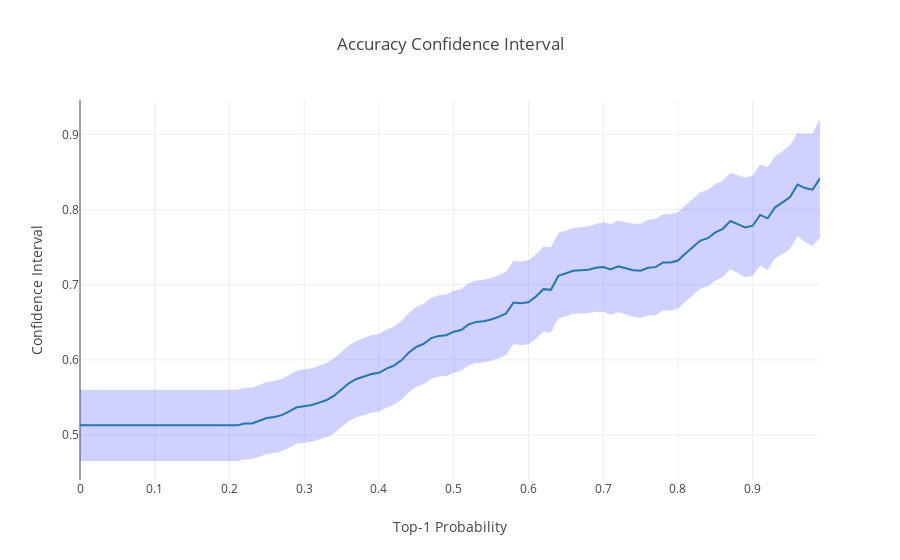

The code cell stored with this chart in its notebook:
### Code cell
intervals = sq_cnn_eval.plot_confidence_interval()
